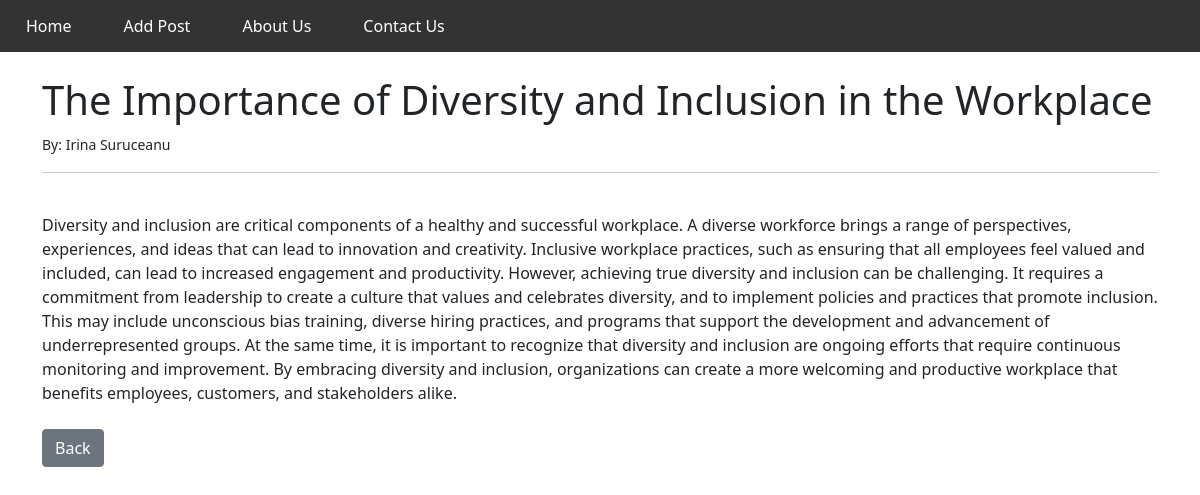
Page /article/3 on the committed database.
### theblog/models.py (models this page shows, shortened)
class Post(models.Model):
	title = models.CharField(max_length=255)
	title_tag = models.CharField(max_length=255)
	author = models.ForeignKey(User, on_delete=models.CASCADE)
	body = models.TextField()

### theblog/views.py (the view)
# urls.py: path('article/<int:pk>', ArticleDetailView.as_view(), name='article-detail'),
class ArticleDetailView(DetailView):
	model = Post
	template_name = 'article_details.html'

### theblog/templates/article_details.html (shortened to what this page needs)
{% extends 'base.html' %}
{% block content %}
<h1>{{ post.title }}</h1>
<small>By: {{ post.author.first_name }} {{ post.author.last_name }}</small><br/>
<hr>
<br/>
{{ post.body }}
<br/><br/>
<a href="{% url 'home' %}" class="btn btn-secondary" >Back</a>
{% endblock %}

### rows in the picture
Post: title "The Importance of Diversity and Inclusion in the Workplace", author.first_name "Irina", author.last_name "Suruceanu", body "Diversity and inclusion are critical components of a healthy and successful workplace. A diverse workforce brings a range of perspectives, experiences, and ideas that can lead to innovation and creativity. Inclusive workplace practices, such as ensuring that all employees feel valued and included, can lead to increased engagement and productivity. However, achieving true diversity and inclusion can be challenging. It requires a commitment from leadership to create a culture that values and celebrates diversity, and to implement policies and practices that promote inclusion. This may include unconscious bias training, diverse hiring practices, and programs that support the development and…"
